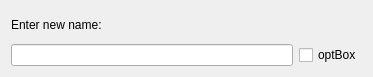
<ui version="4.0" >
 <class>RenameWin</class>
 <widget class="QDialog" name="RenameWin" >
  <property name="geometry" >
   <rect>
    <x>0</x>
    <y>0</y>
    <width>373</width>
    <height>77</height>
   </rect>
  </property>
  <property name="windowTitle" >
   <string>Rename data item</string>
  </property>
  <layout class="QHBoxLayout" >
   <item>
    <layout class="QVBoxLayout" >
     <item>
      <widget class="QLabel" name="EnterLabel" >
       <property name="text" >
        <string>Enter new name:</string>
       </property>
       <property name="wordWrap" >
        <bool>false</bool>
       </property>
      </widget>
     </item>
     <item>
      <layout class="QHBoxLayout" >
       <item>
        <widget class="QLineEdit" name="Name" >
         <property name="cursor" >
          <cursorShape>ArrowCursor</cursorShape>
         </property>
         <property name="mouseTracking" >
          <bool>true</bool>
         </property>
         <property name="cursorPosition" >
          <number>0</number>
         </property>
        </widget>
       </item>
       <item>
        <widget class="QCheckBox" name="optBox" >
         <property name="text" >
          <string>optBox</string>
         </property>
        </widget>
       </item>
      </layout>
     </item>
    </layout>
   </item>
  </layout>
 </widget>
 <layoutdefault spacing="6" margin="11" />
 <pixmapfunction>qPixmapFromMimeSource</pixmapfunction>
 <resources/>
 <connections/>
</ui>
